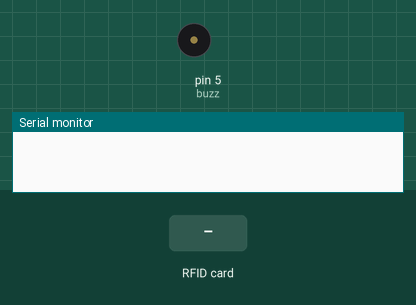
The sketch below on a simulated Arduino Uno, built with avr-gcc and run on an emulated ATmega328P. Parts: buzzer (waves = sounding, pin HIGH), the last lines printed to the serial monitor. The inputs (shaded band) are chosen by the test bench. Pins used as bus, display or sensor lines are not drawn.

Above: at 1.2 s.
1.3 s: RFID card 2A A5 B7 15 held to the reader
At 1.55 s:
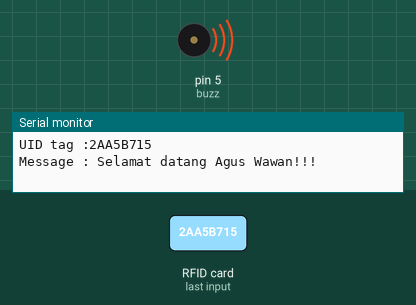
3.1 s: RFID card 1A 0C E9 80 held to the reader
At 5.3 s:
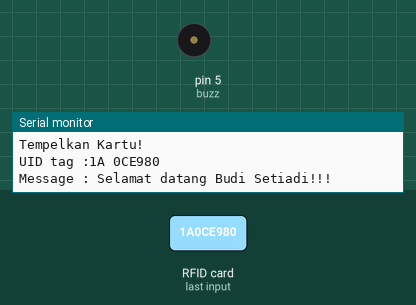
5.6 s: RFID card 5E 7A 19 C4 held to the reader
At 7.4 s:
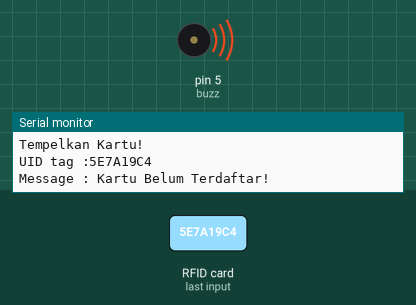
Timing chart, 0 to 9.4 s (numbered marks = the images above; inputs shaded):
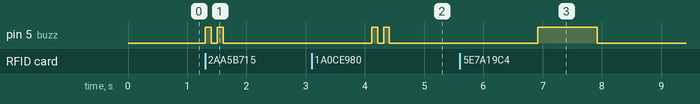

Measured:
- after the input at 1.3 s, pin 5 (buzz): alternates HIGH for 0.10 s and LOW for 0.10 s, 4 changes in all, then stays LOW, starting at once
- after the input at 3.1 s, pin 5 (buzz): alternates HIGH for 0.10 s and LOW for 0.10 s, 4 changes in all, then stays LOW, starting after 1.0 s
- after the input at 5.6 s, pin 5 (buzz): LOW → HIGH after 1.3 s, → LOW 1.0 s later

The sketch:

RF_ID.ino
```cpp
//Download dan masukan Library MFRC522
#include <SPI.h>
#include <MFRC522.h>
//Inisialisasi pembuatan variable
#define SS_PIN 10
#define RST_PIN 9
MFRC522 mfrc522(SS_PIN, RST_PIN);

int buzz = 5;
void setup() {
 //Menentukan Fungsionalitas dari PIN pada Microcontroller
 Serial.begin(115200); //baudrate yang digunakan untuk komunikasi microcontroller dengan komputer
 SPI.begin(); // Initiate SPI bus
 mfrc522.PCD_Init(); // Initiate MFRC522
 pinMode(buzz, OUTPUT);
}
void loop() {
 //Program yang akan dijalankan berulang-ulang
 if ( ! mfrc522.PICC_IsNewCardPresent()) {return;}
 // Select one of the cards
 if ( ! mfrc522.PICC_ReadCardSerial()) {return;}

 //Show UID on serial monitor
 Serial.print("UID tag :");
 String content= "";
 byte letter;
 for (byte i = 0; i < mfrc522.uid.size; i++)
 {
 Serial.print(mfrc522.uid.uidByte[i] < 0x10 ? " 0" : "");
 Serial.print(mfrc522.uid.uidByte[i], HEX);
 content.concat(String(mfrc522.uid.uidByte[i] < 0x10 ? " 0" : ""));
 content.concat(String(mfrc522.uid.uidByte[i], HEX));
 }
 Serial.println();
 Serial.print("Message : ");
 content.toUpperCase();
 if (content == "2AA5B715") //Sesuaikan dengan ID kartu anda
 {
 Serial.println("Selamat datang Agus Wawan!!!");
 ok();
 delay(2000);
 }
 else if (content == "1A 0CE980") //Sesuaikan dengan ID kartu anda
 {
 Serial.println("Selamat datang Budi Setiadi!!!");
 ok();
 delay(2000);
 }
 else{
 Serial.println("Kartu Belum Terdaftar!");
 gagal();
 }
 Serial.println("Tempelkan Kartu!");
 delay(500); //Jeda waktu perulagan seama 500 mili detik
}

void ok() {
   digitalWrite(buzz,HIGH);
 delay(100);
 digitalWrite(buzz,LOW);
 delay(100);
 digitalWrite(buzz,HIGH);
 delay(100);
 digitalWrite(buzz,LOW);
  }
void gagal() {
 digitalWrite(buzz, HIGH);
 delay(1000);
 digitalWrite(buzz,LOW);
}
```
